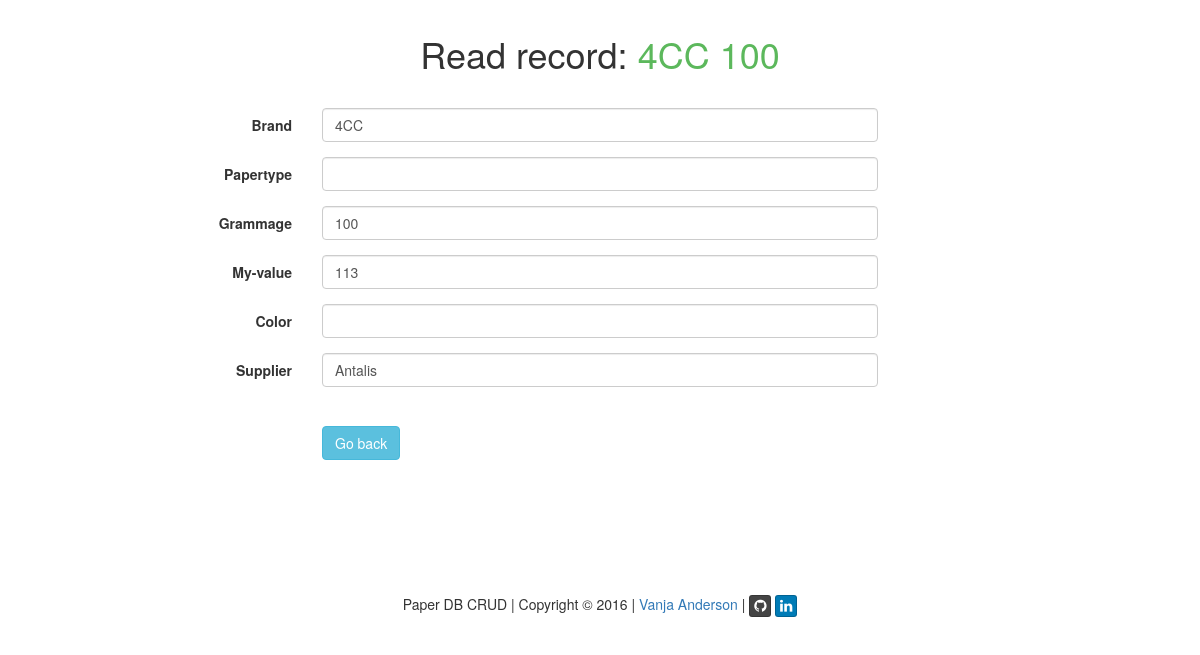
The app's page /?q=read_paper&id=2 with its own data.
### tables this page shows
CREATE TABLE IF NOT EXISTS paper (
  id int(11) NOT NULL AUTO_INCREMENT,
  brand varchar(45) NOT NULL,
  type varchar(45) NOT NULL,
  color varchar(45) DEFAULT ' ',
  supplier varchar(45) NOT NULL,
  grammage int(4) NOT NULL,
  my int(4) NOT NULL,
  user char(8) NOT NULL,
  PRIMARY KEY (id),
   
  CONSTRAINT paper_brand_fk FOREIGN KEY (brand) REFERENCES brand(brand),
  CONSTRAINT paper_type_fk FOREIGN KEY (type) REFERENCES type(type),
  CONSTRAINT paper_color_fk FOREIGN KEY (color) REFERENCES color(color),
  CONSTRAINT paper_supplier_fk FOREIGN KEY (supplier) REFERENCES supplier(name),
  CONSTRAINT paper_user_fk FOREIGN KEY (user) REFERENCES user(name)
);

### index.php (called while the page is built, shortened)
<?php
require('script/functions.php');
$q = null;
$page = "";
if(isset($_GET['q'])) {
	$q = $_GET['q'];
}
switch($q) {
	case "read_paper": {
		$page = 'content/read_paper.php';
	} break;
}
include('inc/header.php');
include($page);
include('inc/footer.php');
?>

### script/functions.php (called while the page is built, shortened)
<?php
function output_from_database($sql, $attr) {
	$pdo = CDatabase::connect();
	$pdo->setAttribute(PDO::ATTR_ERRMODE, PDO::ERRMODE_EXCEPTION);
	$stmt = $pdo->prepare($sql);
	$stmt->execute(explode(", ",$attr));
	return $stmt->fetch(PDO::FETCH_ASSOC);
}
?>

### content/read_paper.php (the view, shortened to what this page needs)
<?php
$id = null;
if ( !empty($_GET['id'])) {
	$id = $_REQUEST['id'];
}
if ( $id === null ) {
	header('Location:?q=start');
} else {
	$data = output_from_database('SELECT * FROM paper WHERE id = ?', "$id");
}
?>
		<div class="row">
			<h1 class="text-center empty-row-after"><?=READ_PAPER_TITLE;?> <span class="success_green"><?=$data['brand'];?> <?=$data['type'];?><?=$data['grammage'];?></span></h1>
		</div>
		<div class="row">
			<form class="form-horizontal" action="#" method="post" role="form">
				<div class="form-group">
					<label for="brand" class="control-label col-sm-3"><?=BRAND_TITLE;?></label>
					<div class="controls col-sm-6">
	                    <input name="brand" class="form-control <?=$brandClass;?>" type="text" value="<?=$data['brand'];?>" />
					</div>
				</div>
				<div class="form-group">
					<label for="type" class="control-label col-sm-3"><?=TYPE_TITLE;?></label>
					<div class="controls col-sm-6">
						<input name="type" class="form-control <?=$typeClass;?>" value="<?=$data['type'];?>" />
					</div>
				</div>
				<div class="form-group">
					<label for="grammage" class="control-label col-sm-3"><?=GRAMMAGE_TITLE;?></label>
					<div class="controls col-sm-6">
						<input name="grammage" class="form-control <?=$grammageClass;?>" value="<?=$data['grammage'];?>" />
					</div>
				</div>
				<div class="form-group">
					<label for="my" class="control-label col-sm-3"><?=MY_TITLE;?></label>
					<div class="controls col-sm-6">
						<input name="my" class="form-control <?=$myClass;?>" value="<?=$data['my'];?>" />
					</div>
				</div>
				<div class="form-group">
					<label for="color" class="control-label col-sm-3"><?=COLOR_TITLE;?></label>
					<div class="controls col-sm-6">
						<input name="color" class="form-control" value="<?=$data['color'];?>" />
					</div>
				</div>
				<div class="form-group empty-row-after">
					<label for="supplier" class="control-label col-sm-3"><?=SUPPLIER_TITLE;?></label>
					<div class="controls col-sm-6">
						<input name="supplier" class="form-control" value="<?=$data['supplier'];?>" />
					</div>
				</div>
				<div class="form-group">
					<div class="col-sm-offset-3 col-sm-6">
						<a class="btn btn-info" role="button" href="<?=DOCUMENT_ROOT;?>"><?=BUTTON_BACK;?></a>
					</div>
				</div>
			</form>
		</div>

### css/my.css (style rules this page uses)
.empty-row-after { padding-bottom: 24px; }
.success_green { color: #5cb85c; }

### records on screen
paper: brand "4CC", grammage "100", my "113", supplier "Antalis"

### other values on screen
READ_PAPER_TITLE "Read record:"
BRAND_TITLE "Brand"
TYPE_TITLE "Papertype"
GRAMMAGE_TITLE "Grammage"
MY_TITLE "My-value"
COLOR_TITLE "Color"
SUPPLIER_TITLE "Supplier"
BUTTON_BACK "Go back"
WEB_PAGE_TITLE "Paper DB CRUD"
